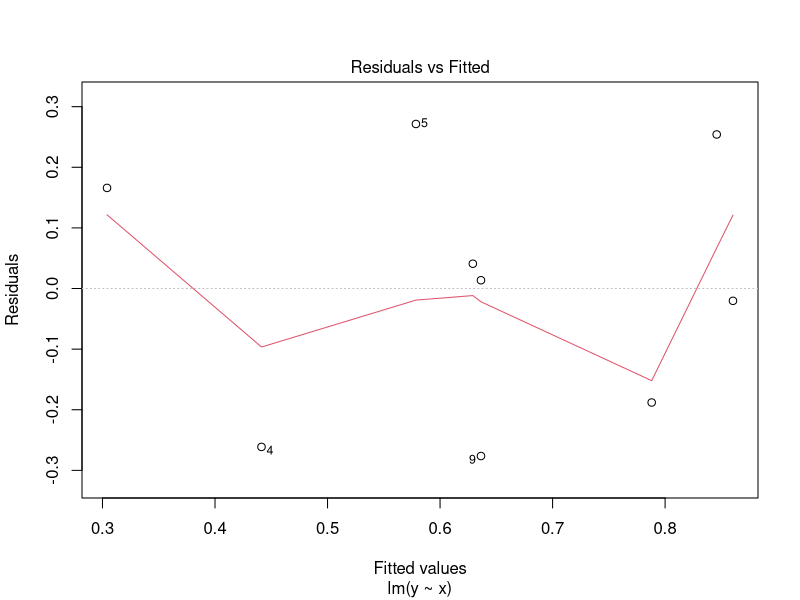
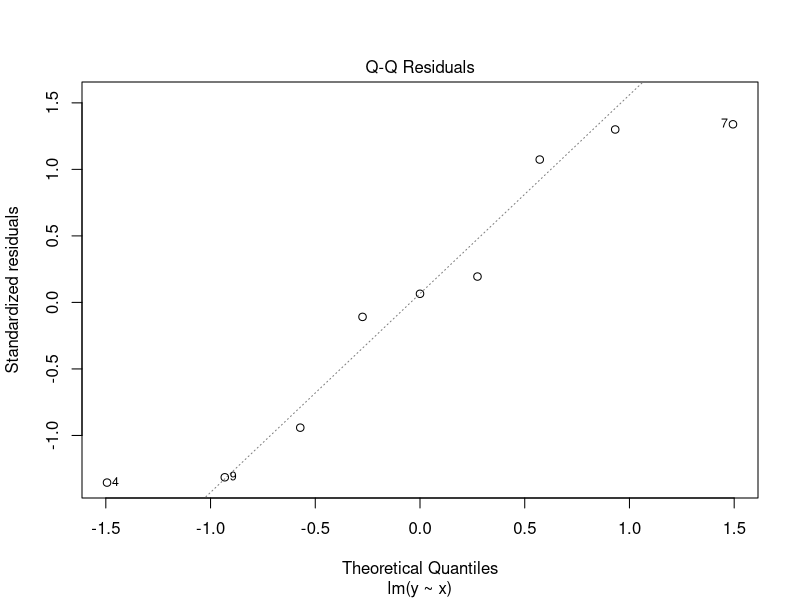
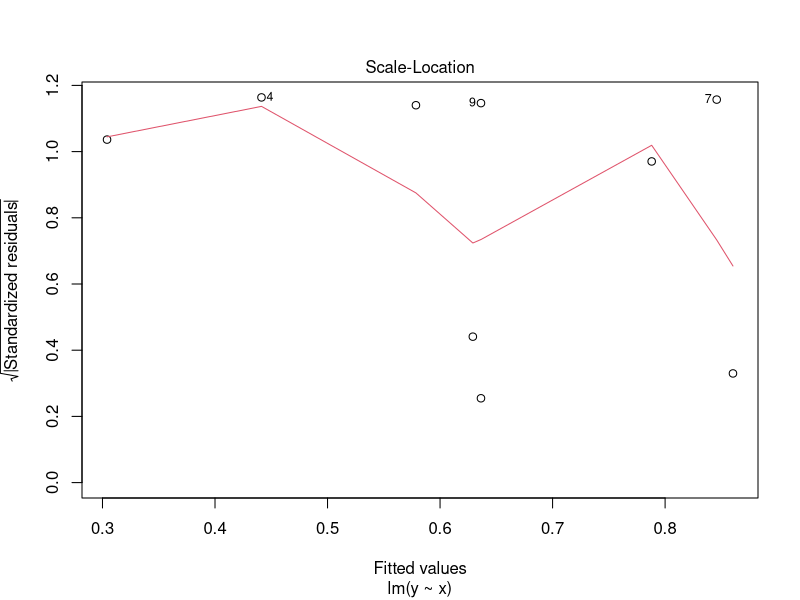
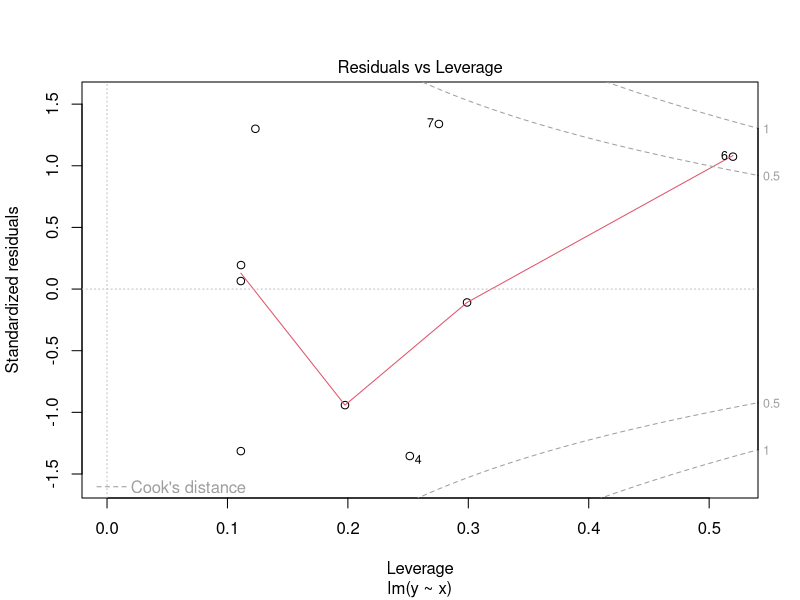
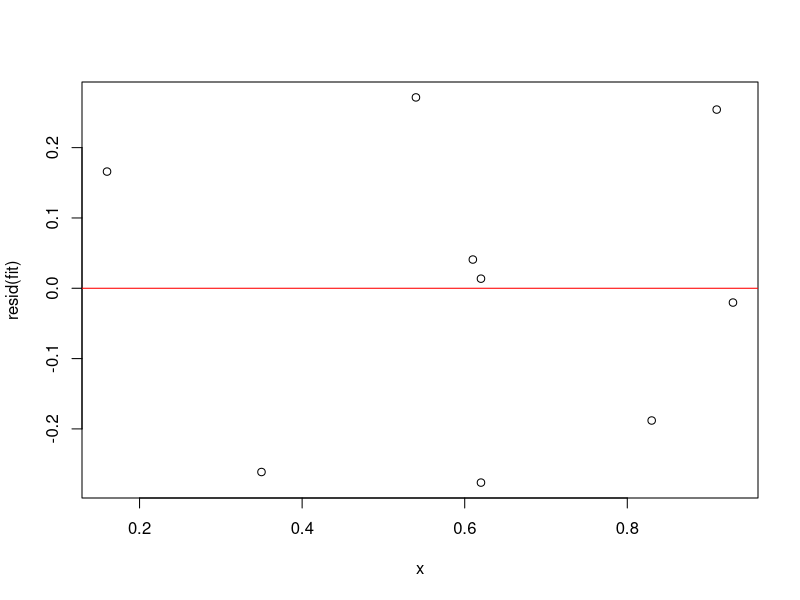

These charts were generated, in order, by the following R code:
#question 1 Fstat and :
x <- c(0.61, 0.93, 0.83, 0.35, 0.54, 0.16, 0.91, 0.62, 0.62)
y <- c(0.67, 0.84, 0.6, 0.18, 0.85, 0.47, 1.1, 0.65, 0.36)

fit<-lm(y~x)
plot(fit)
f.stat<-summary(fit)$fstatistic
pvalue<-1-pf(f.stat["value"], f.stat["numdf"],f.stat["dendf"])

#question 2:
n<-length(y)
summary(fit)$sigma #1st solution
sqrt(sum(resid(fit)^2) / (n - 2)) #2nd solution
plot(x, resid(fit))
abline(h=0, col="red")

#question 3
x <- mtcars$wt
y <- mtcars$mpg
fit2 <- lm(y ~ x)
coef <- summary(fit2)$coefficients
newdata <- data.frame(x=c(mean(x)))
p1 <- predict(fit2, newdata, interval = ("confidence"))
print(p1) #b1+ou-tstar*std(b1)

#question 5
newdata <- data.frame(x=3000/1000)
p2 <- predict(fit2, newdata, interval = ("prediction"))
print(p2)

#question 9
x <- mtcars$wt
y <- mtcars$mpg
fit2 <- lm(y ~ x)
ssx2<-sum(resid(fit2)^2)
ssx2/sum((y-mean(y))^2)